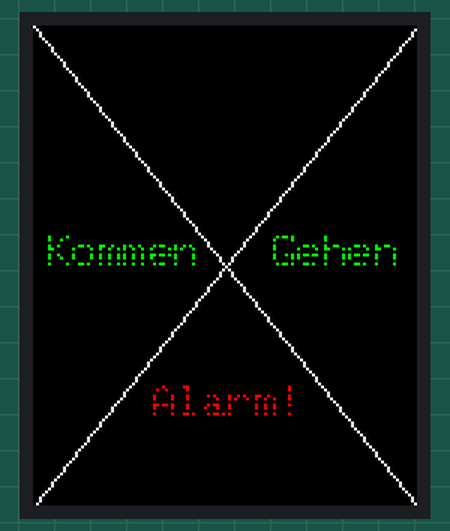
This program was run on a simulated ESP32 board running MicroPython. Parts: 128×160 colour display. WiFi joins after 1.5 s; the clock reads 2024-03-15 10:24:30 at power-on unless the program sets it; web requests get an empty 200 reply after 0.4 s; what the program prints to the serial console is not drawn. At 3.4 s the program stops and its outputs stay as they are.

Above: at 1.0 s.
At 3.1 s:
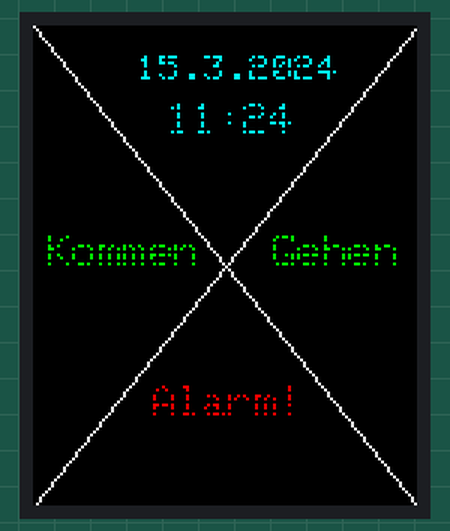

Measured:
- what the display in image 0 shows lasts 2.1 s, from 0.9 s to 3.0 s

The program:

displayMenuStandard.py
```python
from ST7735 import TFT
from sysfont import sysfont
from machine import SoftSPI,Pin
import time
import math
import network
import time
import socket
import ntptime as ntp

spi=SoftSPI(baudrate=20000000, polarity=0, phase=0, sck=Pin(18), mosi=Pin(23), miso=Pin(19))
tft=TFT(spi,22,21,19)

tft.initr()
tft.rgb(True)
tft.fill(TFT.BLACK)

width=128
height=160

def tftPrintLines():
    tft.line((0,0),(width, height), TFT.WHITE)
    tft.line((width,0),(0, height), TFT.WHITE)

def tftPrintAlert():
    v = 120
    tft.text((40, v), "Alarm!", TFT.RED, sysfont, 1.5, nowrap=True)

def tftPrintComeAndGo():
    v = 70
    tft.text((5, v), "Kommen", TFT.GREEN, sysfont, 1.5, nowrap=True)

    v = 70
    tft.text((80, v), "Gehen", TFT.GREEN, sysfont, 1.5, nowrap=True)

def tftPrintDateAndTime():
    ssid = "SMARTments Ludwig Bamberger"
    key  = "ckmuKNW7LcNc"

    station = network.WLAN(network.STA_IF)
    station.active(True)
    print ("Connecting .",end="")

    while not station.isconnected():
        print (".",end="")
        station.connect(ssid, key)
        time.sleep(1)

    print(" Connected!")
    print("My IP Address:", station.ifconfig()[0])

    ntp.settime()
    UTC_OFFSET = 1 * 60 * 60
    actual_time = time.localtime(time.time() + UTC_OFFSET)

    v = 10
    tft.text((35, v), str(actual_time[2]) + "." + str(actual_time[1]) + "." + str(actual_time[0]), TFT.CYAN, sysfont, 1.3, nowrap=True)
    v += sysfont["Height"] * 2
    tft.text((45, v), str(actual_time[3]) + ":" + str(actual_time[4]), TFT.CYAN, sysfont, 1.5, nowrap=True)
    v += sysfont["Height"] * 2

    print(actual_time)

    s = socket.socket()
    ai = socket.getaddrinfo("pumpkin.international", 80)
    addr = ai[0][-1]
    s.connect(addr)
    s.send(b"GET / HTTP/1.0\r\n\r\n")
    print(s.recv(4096))
    s.close()

def test_main():
    tft.fill(TFT.BLACK)
    tftPrintLines()
    tftPrintAlert()
    tftPrintComeAndGo()
    tftPrintDateAndTime()

test_main()
```
